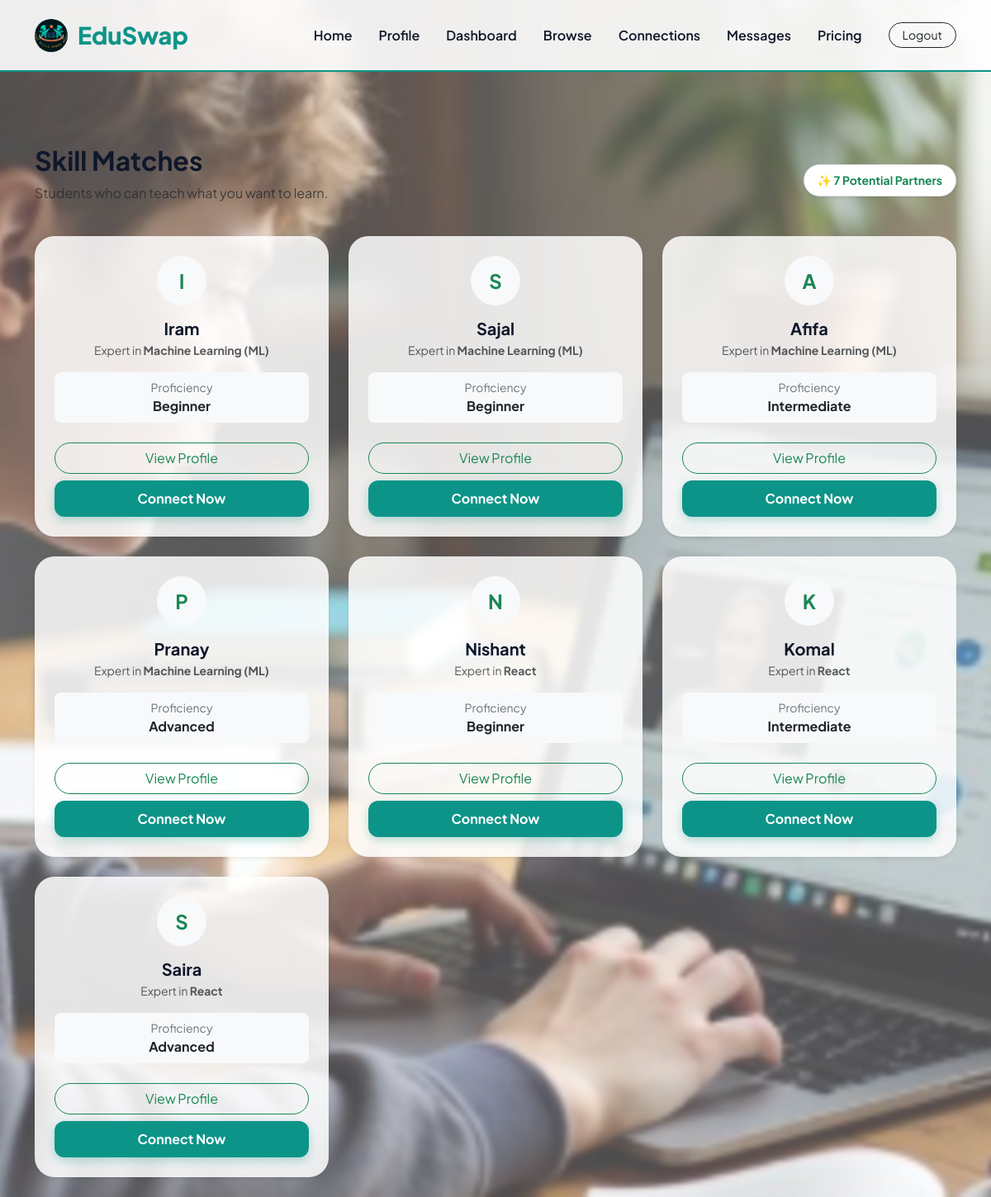
The app's page /skill-matching/ (signed in) with its own data.
### swappy/models.py (models this page shows, shortened)
class Student(models.Model):
    AVAILABILITY_CHOICES = [
        ('morning', 'Morning'),
        ('afternoon', 'Afternoon'),
        ('evening', 'Evening'),
        ('weekends', 'Weekends'),
        ('flexible', 'Flexible'),
    ]
    user = models.OneToOneField(User, on_delete=models.CASCADE, related_name='student')
    bio = models.TextField(blank=True, null=True)
    availability = models.CharField(
        max_length=20,
        choices=AVAILABILITY_CHOICES,
        default='flexible'
    )
    is_premium = models.BooleanField(default=False)
    premium_since = models.DateTimeField(null=True, blank=True) # New Field
    created_at = models.DateTimeField(auto_now_add=True)

class Skill(models.Model):
    name = models.CharField(max_length=100, unique=True)

class SkillOffer(models.Model):
    PROFICIENCY_CHOICES = [
        ('Beginner', 'Beginner'),
        ('Intermediate', 'Intermediate'),
        ('Advanced', 'Advanced'),
    ]
    student = models.ForeignKey(Student, on_delete=models.CASCADE, related_name='offered_skills')
    skill = models.ForeignKey(Skill, on_delete=models.CASCADE)
    proficiency_level = models.CharField(max_length=20, choices=PROFICIENCY_CHOICES)
    class Meta:
        unique_together = ('student', 'skill')

### swappy/views.py (the view)
# urls.py: path('skill-matching/', views.skill_matching, name='skill_matching'),
@login_required
def skill_matching(request):
    student = request.user.student
    matches = []
    my_requests = SkillRequest.objects.filter(student=student)
    for req in my_requests:
        tutors = SkillOffer.objects.filter(skill=req.skill).exclude(student=student)
        for tutor in tutors:
            matches.append({'student': tutor.student, 'skill': tutor.skill, 'proficiency': tutor.proficiency_level})
    return render(request, 'skill_matching.html', {'matches': matches})

### swappy/views.py (called while the page is built)
def global_context(request):
    if request.user.is_authenticated:
        try:
            student = request.user.student
            pending_count = Connection.objects.filter(receiver=student, status='pending').count()
            return {'pending_count': pending_count}
        except:
            return {'pending_count': 0}
    return {'pending_count': 0}

### swappy/templates/skill_matching.html (shortened to what this page needs)
{% extends 'base.html' %}
{% block content %}
<div class="pt-5">
    <div class="d-flex justify-content-between align-items-center mb-4">
        <div>
            <h2 class="fw-bold" style="color: var(--primary);">Skill Matches</h2>
            <p class="text-muted">Students who can teach what you want to learn.</p>
        </div>
        <div class="bg-white p-2 px-3 rounded-pill shadow-sm border small fw-bold text-success">
            ✨ {{ matches|length }} Potential Partners
        </div>
    </div>
    {% if matches %}
    <div class="row g-4">
        {% for match in matches %}
        <div class="col-md-4">
            <div class="main-card h-100 mt-0 border-0 shadow-sm text-center p-4" style="border-top: 4px solid var(--accent) !important;">
                <div class="bg-light text-success rounded-circle d-flex align-items-center justify-content-center fw-bold mx-auto mb-3"
                     style="width: 60px; height: 60px; font-size: 1.5rem;">
                    {{ match.student.user.username|first|upper }}
                </div>
                <h5 class="fw-bold mb-1">{{ match.student.user.username }}</h5>
                <p class="text-muted small mb-3">Expert in <strong>{{ match.skill.name }}</strong></p>
                <div class="bg-light p-2 rounded-3 mb-4">
                    <span class="text-secondary small d-block">Proficiency</span>
                    <span class="fw-bold text-dark">{{ match.proficiency }}</span>
                </div>
                <div class="d-grid gap-2">
                    <a href="{% url 'student_profile' match.student.id %}" class="btn btn-outline-success rounded-pill">View Profile</a>
                    <a href="{% url 'send_connection' match.student.id %}" class="btn btn-edu">Connect Now</a>
                </div>
            </div>
        </div>
        {% endfor %}
    </div>
    {% endif %}
</div>
{% endblock %}

### records on screen
Student: student.user.username|first "I", student.user.username "Iram", skill.name "Machine Learning (ML)", proficiency "Beginner"
Student: student.user.username|first "S", student.user.username "Sajal", skill.name "Machine Learning (ML)", proficiency "Beginner"
Student: student.user.username|first "A", student.user.username "Afifa", skill.name "Machine Learning (ML)", proficiency "Intermediate"
Student: student.user.username|first "P", student.user.username "Pranay", skill.name "Machine Learning (ML)", proficiency "Advanced"
Student: student.user.username|first "N", student.user.username "Nishant", skill.name "React", proficiency "Beginner"
Student: student.user.username|first "K", student.user.username "Komal", skill.name "React", proficiency "Intermediate"
Student: student.user.username|first "S", student.user.username "Saira", skill.name "React", proficiency "Advanced"

### other values on screen
{{ matches|length }} "7"
